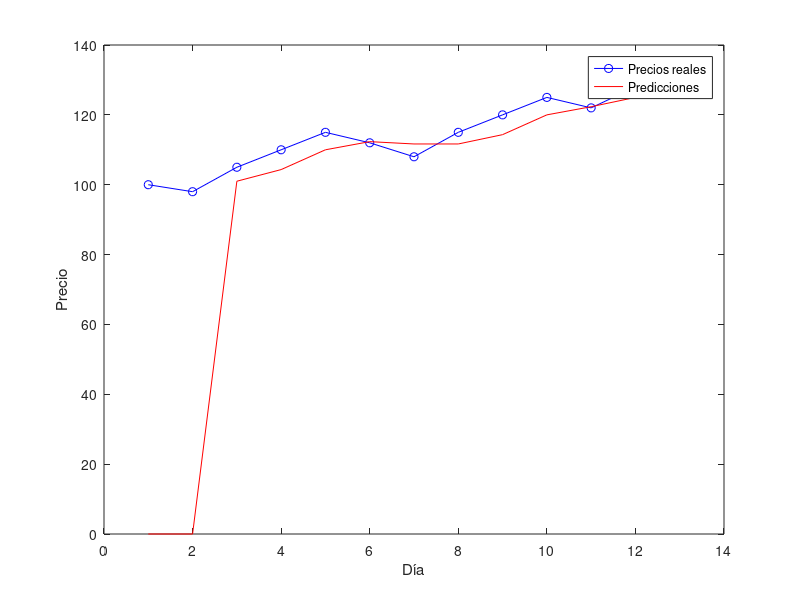

The MATLAB script that drew this image:
clc
clear all

% Datos históricos de precios de una acción
precios = [100, 98, 105, 110, 115, 112, 108, 115, 120, 125, 122, 128, 132];

% Parámetro del modelo de media móvil
ventana = 3; % Tamaño de la ventana móvil

% Predicción de precios utilizando media móvil
predicciones = zeros(1, length(precios));

for i = ventana:length(precios)
    ventana_actual = precios(i-ventana+1:i);
    media_movil = mean(ventana_actual);
    predicciones(i) = media_movil;
end

% Imprimir los resultados
fprintf('Día\tPrecio\tPredicción\n');
for i = 1:length(precios)
    fprintf('%d\t%.2f\t%.2f\n', i, precios(i), predicciones(i));
end

% Gráfico de precios y predicciones
dias = 1:length(precios);
plot(dias, precios, 'b-o', dias, predicciones, 'r-');
xlabel('Día');
ylabel('Precio');
legend('Precios reales', 'Predicciones');
